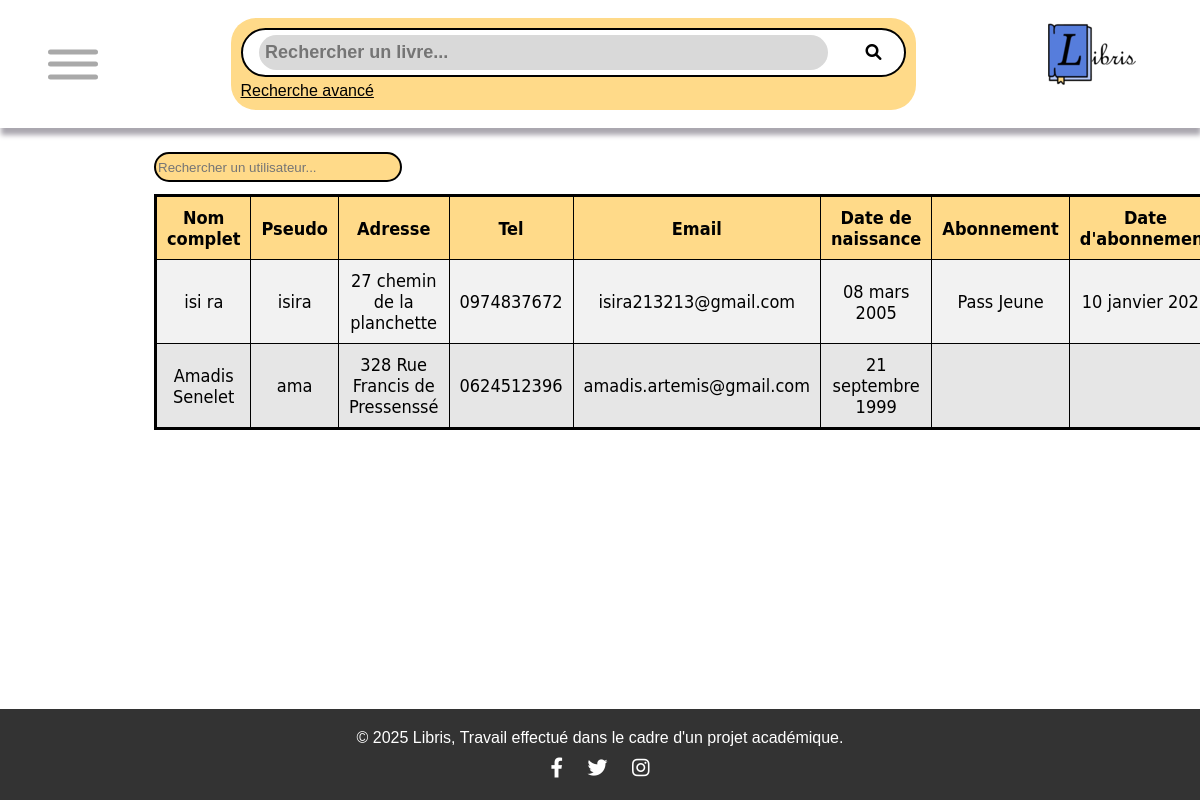
Page /Libris/gestion-utilisateurs.php on the committed database.
### tables this page shows
CREATE TABLE IF NOT EXISTS `est_abonne` (
  `id_abonnement` int NOT NULL,
  `id_util` int NOT NULL,
  `date_abonnement` timestamp NOT NULL DEFAULT CURRENT_TIMESTAMP,
  PRIMARY KEY (`id_abonnement`,`id_util`),
  UNIQUE KEY `abo` (`id_util`),
  KEY `id_util` (`id_util`)
);

CREATE TABLE IF NOT EXISTS `utilisateur` (
  `id_util` int NOT NULL AUTO_INCREMENT,
  `prenom_util` varchar(20) NOT NULL,
  `nom_util` varchar(20) NOT NULL,
  `adresse_util` varchar(60) NOT NULL,
  `tel_util` varchar(15) NOT NULL,
  `pseudo` varchar(20) NOT NULL,
  `mdp` varchar(70) NOT NULL,
  `img_profil` varchar(1000) NOT NULL,
  `email` varchar(100) NOT NULL,
  `date_naissance` date NOT NULL,
  PRIMARY KEY (`id_util`),
  UNIQUE KEY `pseudo` (`pseudo`,`email`)
);

CREATE TABLE IF NOT EXISTS `abonnement` (
  `id_abonnement` int NOT NULL AUTO_INCREMENT,
  `prix` double NOT NULL,
  `nom_abonnement` varchar(60) NOT NULL,
  PRIMARY KEY (`id_abonnement`)
);

### Libris/gestion-utilisateurs.php (the view, shortened to what this page needs)
<?php
require('header.php');
$stmtUtilisateurs = $conn->prepare("
    SELECT
        u.*,
        a.*,
        ea.date_abonnement
    FROM UTILISATEUR u
    LEFT JOIN EST_ABONNE ea ON u.id_util = ea.id_util
    LEFT JOIN ABONNEMENT a ON ea.id_abonnement = a.id_abonnement
");
$stmtUtilisateurs->execute();
$utilisateurs = $stmtUtilisateurs->fetchAll();
function convertirDate2($date) {
    if ($date==null) {
        return "" ;
    }
    $timestamp = strtotime($date);
    $mois = [
        "01" => "janvier", "02" => "février", "03" => "mars",
        "04" => "avril", "05" => "mai", "06" => "juin",
        "07" => "juillet", "08" => "août", "09" => "septembre",
        "10" => "octobre", "11" => "novembre", "12" => "décembre"
    ];
    $jour = date("d", $timestamp);
    $moisNum = date("m", $timestamp);
    $annee = date("Y", $timestamp);
    return "$jour " . $mois[$moisNum] . " $annee";
}
?>
    <!DOCTYPE html>
    <html lang="FR">
    <head>
    </head>
    <body>
    <main class="gestion-utilisateurs">
        <div class="onglet-gestion-content active-gestion" id="emprunts">
            <input type="text" id="search-utilisateurs-input" placeholder="Rechercher un utilisateur..." onkeyup="searchUtilisateurs()">
            <table class="table-gestion" id="table-utilisateurs">
                <thead>
                <tr>
                    <th>Nom complet</th>
                    <th>Pseudo</th>
                    <th>Adresse</th>
                    <th>Tel</th>
                    <th>Email</th>
                    <th>Date de naissance</th>
                    <th>Abonnement</th>
                    <th>Date d'abonnement</th>
                </tr>
                </thead>
                <tbody>
                <?php
                foreach ($utilisateurs as $utilisateur) {
                    echo "<td>". $utilisateur['prenom_util'] ." ". $utilisateur['nom_util'] ."</td>";
                    echo "<td>". $utilisateur['pseudo']. "</td>";
                    echo "<td>". $utilisateur['adresse_util']. "</td>";
                    echo "<td>". $utilisateur['tel_util']. "</td>";
                    echo "<td>". $utilisateur['email']. "</td>";
                    echo "<td>". convertirDate2($utilisateur['date_naissance']). "</td>";
                    echo "<td>". $utilisateur['nom_abonnement']. "</td>";
                    echo "<td>". convertirDate2($utilisateur['date_abonnement']). "</td>";
                }
                ?>
                </tbody>
            </table>
        </div>
    </main>
    </body>
    </html>
<?php require("footer.php"); ?>

### Libris/css/style.css (style rules this page uses)
html, body { height: 100%; margin: 0; display: flex; flex-direction: column; font-family: "Montserrat", sans-serif; overflow: scroll; overflow-x: hidden; }
main { flex: 1; align-items: center; justify-content: center; }
table,th,tr,td { font-size: large; align-items: center; border: 1px solid black; border-collapse: collapse; margin: 0; padding: 1%; }
.table-gestion { width: 100%; border-collapse: collapse; border: solid 3px black; }
.table-gestion thead th { background-color: #FFDA89; text-align: center; padding: 10px; }
.table-gestion tbody td { text-align: center; padding: 10px; }
.onglet-gestion-content { display: none; margin: 2vw 2vw; }
.onglet-gestion-content.active-gestion { display: block; }
.gestion-utilisateurs { margin-bottom: 4em; margin-left: 10em; margin-right: 10em; font-family: "Gill Sans", "Gill Sans MT", "Myriad Pro", "DejaVu Sans Condensed", Helvetica, Arial, "sans-serif"; font-size: small; }
#search-utilisateurs-input { background-color: #FFDA89; border: 2px solid black; border-radius: 25px; height: 2vw; width: 20vw; margin-bottom: 1vw; }

### rows in the picture
est_abonne: id_util.prenom_util "isi", id_util.nom_util "ra", id_util.pseudo "isira", id_util.adresse_util "27 chemin de la planchette", id_util.tel_util "0974837672", id_util.email "isira213213@gmail.com", id_util.date_naissance "08 mars 2005", id_abonnement.nom_abonnement "Pass Jeune", date_abonnement "10 janvier…"
utilisateur: prenom_util "Amadis", nom_util "Senelet", pseudo "ama", adresse_util "328 Rue Francis de Pressenssé", tel_util "0624512396", email "amadis.artemis@gmail.com", date_naissance "21 septembre 1999"
